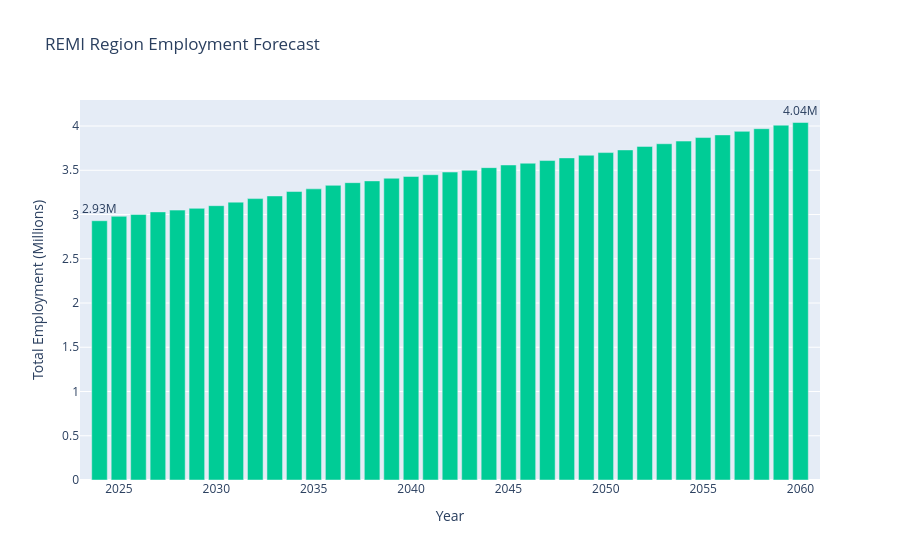

Notebook code for this chart:
### Markdown cell above
#### Job totals chart

### Code cell
remi_forecast_employment = remi_employment.loc[
    (remi_employment["region"] == "Region") & (remi_employment["year"] >= cfg['remi_base_year'])
].sort_values("year")
remi_forecast_employment["value"] = (remi_forecast_employment["value"] / 1_000_000).round(2)

fig = px.bar(remi_forecast_employment, x="year", y="value", title="REMI Region Employment Forecast")
fig.update_layout(xaxis_title="Year", yaxis_title="Total Employment (Millions)")
fig.update_traces(marker_color="#00cc96", hovertemplate="Year=%{x}<br>Total Employment=%{y:.2f}M<extra></extra>")

# Callouts for the first and last forecast years.
for _, row in remi_forecast_employment.iloc[[0, -1]].iterrows():
    fig.add_annotation(
        x=row["year"],
        y=row["value"],
        text=f"{row['value']:.2f}M",
        showarrow=False,
        yshift=12,
    )

fig.show()

### Figure 1 — Plotly figure (JSON) as saved in the notebook; plotly's stock layout.template omitted (floating-point values rounded to 4 significant figures)
{"data": [{"hovertemplate": "Year=%{x}<br>Total Employment=%{y:.2f}M<extra></extra>", "legendgroup": "", "marker": {"color": "#00cc96", "pattern": {"shape": ""}}, "name": "", "orientation": "v", "showlegend": false, "textposition": "auto", "type": "bar", "x": [2024, 2025, 2026, 2027, 2028, 2029, 2030, 2031, 2032, 2033, 2034, 2035, 2036, 2037, 2038, 2039, 2040, 2041, 2042, 2043, 2044, 2045, 2046, 2047, 2048, 2049, 2050, 2051, 2052, 2053, 2054, 2055, 2056, 2057, 2058, 2059, 2060], "xaxis": "x", "y": [2.93, 2.98, 3.0, 3.03, 3.05, 3.07, 3.1, 3.14, 3.18, 3.21, 3.26, 3.29, 3.33, 3.36, 3.38, 3.41, 3.43, 3.45, 3.48, 3.5, 3.53, 3.56, 3.58, 3.61, 3.64, 3.67, 3.7, 3.73, 3.77, 3.8, 3.83, 3.87, 3.9, 3.94, 3.97, 4.01, 4.04], "yaxis": "y"}], "layout": {"annotations": [{"showarrow": false, "text": "2.93M", "x": 2024, "y": 2.93, "yshift": 12}, {"showarrow": false, "text": "4.04M", "x": 2060, "y": 4.04, "yshift": 12}], "barmode": "relative", "legend": {"tracegroupgap": 0}, "title": {"text": "REMI Region Employment Forecast"}, "xaxis": {"anchor": "y", "domain": [0, 1], "title": {"text": "Year"}}, "yaxis": {"anchor": "x", "domain": [0, 1], "title": {"text": "Total Employment (Millions)"}}}}
